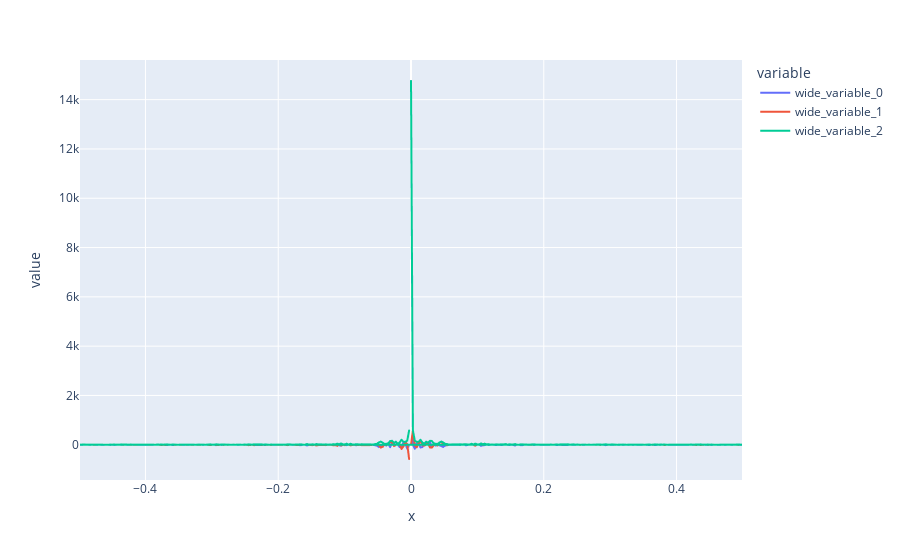

Here is the notebook cell this chart was saved with:
### Code cell
fig = px.line(x=df["Date Freq"],
              y=[df["Births W15 FFT"].values.real,
                 df["Births W15 FFT"].values.imag,
                 np.abs(df["Births W15 FFT"])])
fig.show()

### Figure 1 — Plotly figure (JSON) as saved in the notebook; plotly's stock layout.template omitted (floating-point values rounded to 4 significant figures; data arrays with more than 128 entries replaced by an {"elided": "..."} marker saying what was removed)
{"data": [{"hovertemplate": "variable=wide_variable_0<br>x=%{x}<br>value=%{y}<extra></extra>", "legendgroup": "wide_variable_0", "line": {"color": "#636efa", "dash": "solid"}, "marker": {"symbol": "circle"}, "mode": "lines", "name": "wide_variable_0", "showlegend": true, "type": "scattergl", "x": {"elided": "351 float values"}, "xaxis": "x", "y": {"elided": "351 float values"}, "yaxis": "y"}, {"hovertemplate": "variable=wide_variable_1<br>x=%{x}<br>value=%{y}<extra></extra>", "legendgroup": "wide_variable_1", "line": {"color": "#EF553B", "dash": "solid"}, "marker": {"symbol": "circle"}, "mode": "lines", "name": "wide_variable_1", "showlegend": true, "type": "scattergl", "x": {"elided": "351 float values"}, "xaxis": "x", "y": {"elided": "351 float values"}, "yaxis": "y"}, {"hovertemplate": "variable=wide_variable_2<br>x=%{x}<br>value=%{y}<extra></extra>", "legendgroup": "wide_variable_2", "line": {"color": "#00cc96", "dash": "solid"}, "marker": {"symbol": "circle"}, "mode": "lines", "name": "wide_variable_2", "showlegend": true, "type": "scattergl", "x": {"elided": "351 float values"}, "xaxis": "x", "y": {"elided": "351 float values"}, "yaxis": "y"}], "layout": {"autosize": true, "legend": {"title": {"text": "variable"}, "tracegroupgap": 0}, "margin": {"t": 60}, "xaxis": {"anchor": "y", "autorange": true, "domain": [0, 1], "range": [-0.4986, 0.4986], "title": {"text": "x"}, "type": "linear"}, "yaxis": {"anchor": "x", "autorange": true, "domain": [0, 1], "range": [-1430.0, 15610.0], "title": {"text": "value"}, "type": "linear"}}}
